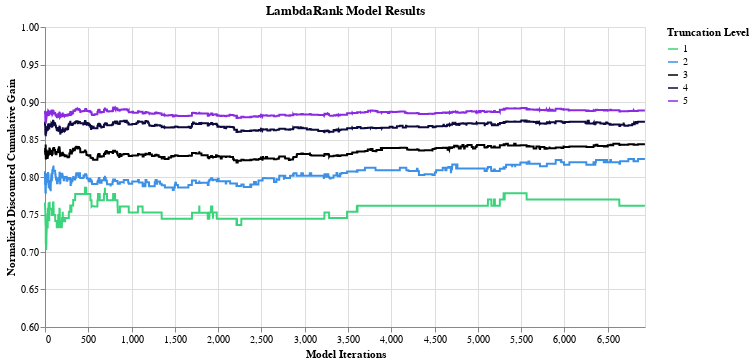

The cell this chart's notebook holds for it:
### Code cell
eval_data = {'1':res['valid_0']['ndcg@1'],
            '2':res['valid_0']['ndcg@2'],
            '3':res['valid_0']['ndcg@3'],
            '4':res['valid_0']['ndcg@4'],
            '5':res['valid_0']['ndcg@5'],
            'iterations':list(range(6930))}

eval_df = pd.DataFrame(eval_data)
eval_df = pd.melt(eval_df,id_vars='iterations')

colors = ['#3bd47c','#3C91E6','#000000','#0C0A3E','#8A2BE2']


temp = alt.Chart(eval_df).mark_line(
    ).encode(
        x=alt.X('iterations',title='Model Iterations',scale=alt.Scale(domain=[0,6930])),
        y=alt.Y('value',title='Normalized Discounted Cumulative Gain',scale=alt.Scale(domain=[.6,1])),
        color = alt.Color('variable',title='Truncation Level').scale(range=colors)
    ).properties(
        width=600,
        height=300,
        title='LambdaRank Model Results'
    )

temp

### Figure 1 — Vega-Lite specification as saved in the notebook (floating-point values rounded to 4 significant figures; data arrays with more than 128 entries replaced by an {"elided": "..."} marker saying what was removed)
{"config": {"view": {"continuousWidth": 300, "continuousHeight": 300}}, "data": {"name": "data-26de4efeb725262a4390206ac6b9c07c"}, "mark": {"type": "line"}, "encoding": {"color": {"field": "variable", "scale": {"range": ["#3bd47c", "#3C91E6", "#000000", "#0C0A3E", "#8A2BE2"]}, "title": "Truncation Level", "type": "nominal"}, "x": {"field": "iterations", "scale": {"domain": [0, 6930]}, "title": "Model Iterations", "type": "quantitative"}, "y": {"field": "value", "scale": {"domain": [0.6, 1]}, "title": "Normalized Discounted Cumulative Gain", "type": "quantitative"}}, "height": 300, "title": "LambdaRank Model Results", "width": 600, "$schema": "https://vega.github.io/schema/vega-lite/v5.8.0.json", "datasets": {"data-26de4efeb725262a4390206ac6b9c07c": {"elided": "34650 records"}}}
